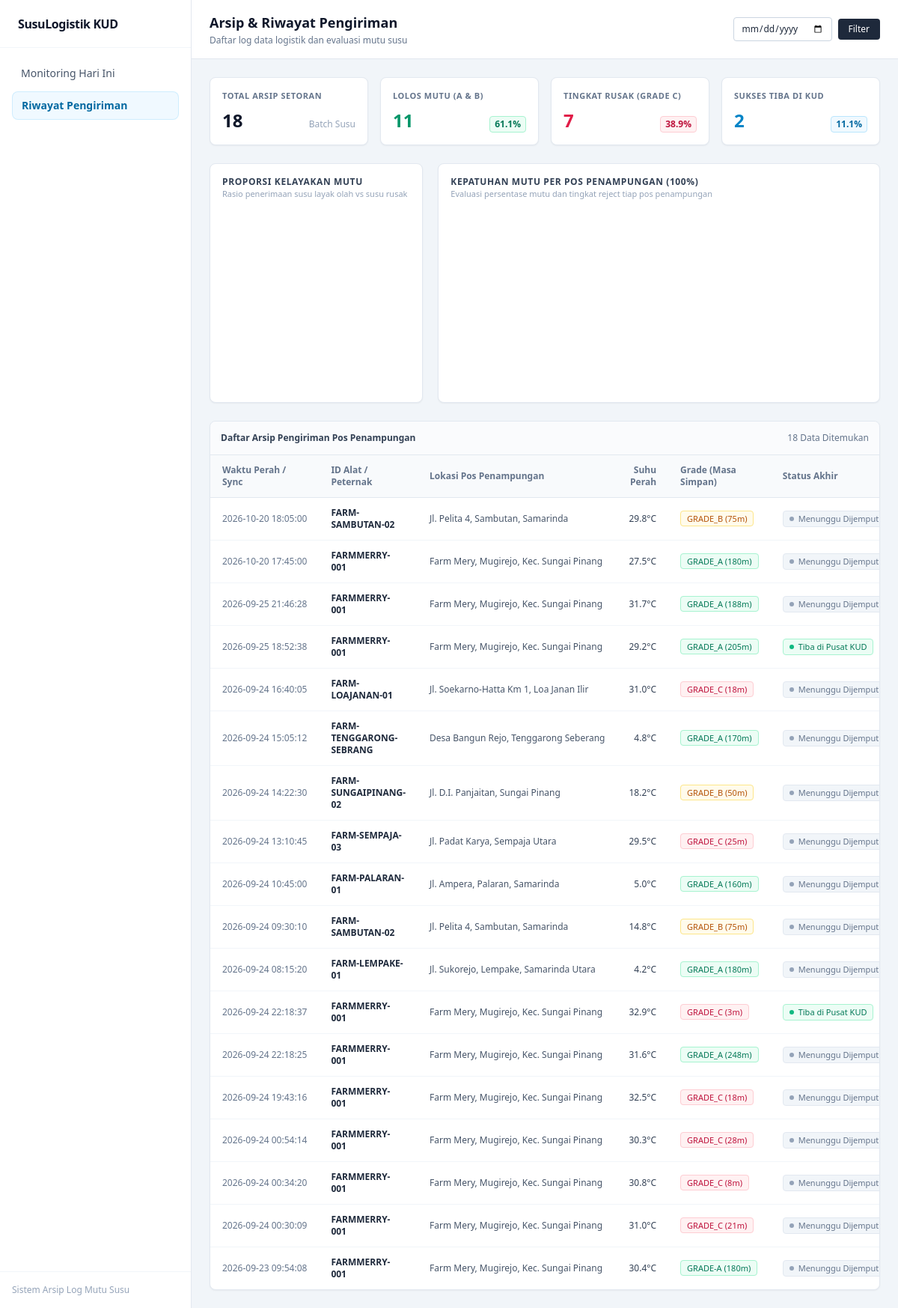
The app's page /history with its own data.
### tables this page shows
CREATE TABLE predictions (
                id INTEGER PRIMARY KEY AUTOINCREMENT,
                device_id TEXT NOT NULL,
                alamat TEXT NOT NULL,
                latitude REAL NOT NULL,
                longitude REAL NOT NULL,
                jarak_km REAL NOT NULL,
                jarak_tempuh_menit INTEGER NOT NULL,
                suhu REAL NOT NULL,
                grade TEXT NOT NULL,
                sisa_waktu_menit INTEGER NOT NULL,
                metode_pengiriman TEXT NOT NULL,
                created_at TIMESTAMP DEFAULT CURRENT_TIMESTAMP
            , status TEXT NOT NULL DEFAULT 'PROSES');

### main.py (the view)
@app.get("/history", response_class=HTMLResponse, summary="Halaman Riwayat Log")
async def history_page(request: Request, date_filter: Optional[str] = None):
    sekarang = datetime.datetime.now()
    tgl_hari_ini = sekarang.strftime("%Y-%m-%d")
    conn = sqlite3.connect(DB_FILE)
    conn.row_factory = sqlite3.Row
    c = conn.cursor()
    if date_filter:
        query = "SELECT * FROM predictions WHERE created_at LIKE ? ORDER BY id DESC"
        params = (f"{date_filter}%",)
    else:
        query = "SELECT * FROM predictions WHERE created_at < ? ORDER BY id DESC"
        params = (f"{tgl_hari_ini} 00:00:00",)
    c.execute(query, params)
    rows = c.fetchall()
    if not rows and not date_filter:
        c.execute("SELECT * FROM predictions ORDER BY id DESC")
        rows = c.fetchall()
    history_logs = [dict(row) for row in rows]
    conn.close()
    return templates.TemplateResponse(
        request=request,
        name="history.html",
        context={
            "history_logs": history_logs,
            "date_filter": date_filter or "",
            "active_menu": "history",
        },
    )

### templates/history.html (shortened to what this page needs)
<!DOCTYPE html>
<html lang="id">
<head>
    <script src="https://cdn.tailwindcss.com"></script>
    <link rel="stylesheet" href="/static/css/style.css">
</head>
<body class="bg-slate-100 text-slate-800 antialiased min-h-screen flex flex-col md:flex-row">
    <aside class="w-full md:w-64 bg-white border-b md:border-b-0 md:border-r border-slate-200 flex-shrink-0 flex flex-col justify-between">
        <div>
            <div class="h-16 flex items-center px-6 border-b border-slate-100">
                <span class="font-bold text-slate-900 tracking-tight text-base">SusuLogistik KUD</span>
            </div>
            <nav class="p-4 space-y-1.5">
                <a href="/" class="flex items-center px-3 py-2 text-sm font-medium rounded-lg text-slate-600 hover:bg-slate-50 transition-colors">
                    Monitoring Hari Ini
                </a>
                <a href="/history" class="flex items-center px-3 py-2 text-sm font-semibold rounded-lg bg-sky-50 text-sky-700 border border-sky-200/60">
                    Riwayat Pengiriman
                </a>
            </nav>
        </div>
        <div class="p-4 border-t border-slate-100 hidden md:block text-xs text-slate-400">
            Sistem Arsip Log Mutu Susu
        </div>
    </aside>
    <div class="flex-1 flex flex-col min-w-0 overflow-y-auto">
        <header class="bg-white border-b border-slate-200 px-6 py-4 flex flex-col sm:flex-row sm:items-center justify-between gap-4">
            <div>
                <h1 class="text-lg font-bold text-slate-900">Arsip & Riwayat Pengiriman</h1>
                <p class="text-xs text-slate-500 mt-0.5">Daftar log data logistik dan evaluasi mutu susu</p>
            </div>
            <form method="GET" action="/history" class="flex items-center gap-2">
                <input
                    type="date"
                    name="date_filter"
                    value="{{ date_filter }}"
                    class="text-xs border border-slate-300 rounded px-2.5 py-1.5 focus:outline-none focus:border-sky-500 bg-white"
                >
                <button
                    type="submit"
                    class="text-xs bg-slate-800 hover:bg-slate-900 text-white font-medium px-3.5 py-1.5 rounded transition-colors"
                >
                    Filter
                </button>
            </form>
        </header>
        <main class="p-4 sm:p-6 max-w-7xl w-full space-y-6">
            <div class="grid grid-cols-2 md:grid-cols-4 gap-4">
                <div class="bg-white rounded-lg border border-slate-200 shadow-sm p-4 flex flex-col justify-between">
                    <span class="text-[11px] font-semibold uppercase tracking-wider text-slate-500">Total Arsip Setoran</span>
                    <div class="mt-2 flex items-baseline justify-between">
                        <span class="text-2xl font-bold text-slate-900" id="kpiTotal">{{ history_logs|length }}</span>
                        <span class="text-xs text-slate-400 font-medium">Batch Susu</span>
                    </div>
                </div>
                <div class="bg-white rounded-lg border border-slate-200 shadow-sm p-4 flex flex-col justify-between">
                    <span class="text-[11px] font-semibold uppercase tracking-wider text-slate-500">Lolos Mutu (A & B)</span>
                    <div class="mt-2 flex items-baseline justify-between">
                        <span class="text-2xl font-bold text-emerald-600" id="kpiLolos">-</span>
                        <span class="text-xs font-semibold text-emerald-700 bg-emerald-50 border border-emerald-200 px-1.5 py-0.5 rounded" id="kpiLolosPct">-</span>
                    </div>
                </div>
                <div class="bg-white rounded-lg border border-slate-200 shadow-sm p-4 flex flex-col justify-between">
                    <span class="text-[11px] font-semibold uppercase tracking-wider text-slate-500">Tingkat Rusak (Grade C)</span>
                    <div class="mt-2 flex items-baseline justify-between">
                        <span class="text-2xl font-bold text-rose-600" id="kpiRusak">-</span>
                        <span class="text-xs font-semibold text-rose-700 bg-rose-50 border border-rose-200 px-1.5 py-0.5 rounded" id="kpiRusakPct">-</span>
                    </div>
                </div>
                <div class="bg-white rounded-lg border border-slate-200 shadow-sm p-4 flex flex-col justify-between">
                    <span class="text-[11px] font-semibold uppercase tracking-wider text-slate-500">Sukses Tiba di KUD</span>
                    <div class="mt-2 flex items-baseline justify-between">
                        <span class="text-2xl font-bold text-sky-600" id="kpiSelesai">-</span>
                        <span class="text-xs font-semibold text-sky-700 bg-sky-50 border border-sky-200 px-1.5 py-0.5 rounded" id="kpiSelesaiPct">-</span>
                    </div>
                </div>
            </div>
            <div class="grid grid-cols-1 lg:grid-cols-12 gap-5">
                <div class="lg:col-span-4 bg-white rounded-lg border border-slate-200 shadow-sm p-4 flex flex-col h-[320px]">
                    <div class="mb-2">
                        <h3 class="text-xs font-semibold uppercase tracking-wider text-slate-700">Proporsi Kelayakan Mutu</h3>
                        <p class="text-[11px] text-slate-400">Rasio penerimaan susu layak olah vs susu rusak</p>
                    </div>
                    <div class="relative flex-1 min-h-0 flex items-center justify-center">
                    </div>
                </div>
                <div class="lg:col-span-8 bg-white rounded-lg border border-slate-200 shadow-sm p-4 flex flex-col h-[320px]">
                    <div class="mb-2">
                        <h3 class="text-xs font-semibold uppercase tracking-wider text-slate-700">Kepatuhan Mutu per Pos Penampungan (100%)</h3>
                        <p class="text-[11px] text-slate-400">Evaluasi persentase mutu dan tingkat reject tiap pos penampungan</p>
                    </div>
                    <div class="relative flex-1 min-h-0">
                        <div id="farmGradeNormalizedChart" class="w-full h-full"></div>
                    </div>
                </div>
            </div>
            <div class="bg-white rounded-lg border border-slate-200 shadow-sm overflow-hidden">
                <div class="p-3.5 border-b border-slate-200 flex items-center justify-between bg-slate-50/70">
                    <span class="text-xs font-semibold text-slate-700">Daftar Arsip Pengiriman Pos Penampungan</span>
                    <span class="text-xs text-slate-500">{{ history_logs|length }} Data Ditemukan</span>
                </div>
                <div class="overflow-x-auto">
                    <table class="w-full border-collapse text-left text-xs min-w-[760px]">
                        <thead class="bg-slate-50 text-slate-500 font-semibold border-b border-slate-200">
                            <tr>
                                <th class="py-3 px-4">Waktu Perah / Sync</th>
                                <th class="py-3 px-4">ID Alat / Peternak</th>
                                <th class="py-3 px-4">Lokasi Pos Penampungan</th>
                                <th class="py-3 px-4 text-right">Suhu Perah</th>
                                <th class="py-3 px-4">Grade (Masa Simpan)</th>
                                <th class="py-3 px-4">Status Akhir</th>
                            </tr>
                        </thead>
                        <tbody class="divide-y divide-slate-100">
                            {% for log in history_logs %}
                            <tr class="hover:bg-slate-50 transition-colors">
                                <td class="py-3 px-4 text-slate-500 whitespace-nowrap">{{ log.created_at }}</td>
                                <td class="py-3 px-4 font-semibold text-slate-800">{{ log.device_id }}</td>
                                <td class="py-3 px-4 text-slate-600 max-w-xs truncate" title="{{ log.alamat }}">{{ log.alamat }}</td>
                                <td class="py-3 px-4 text-right font-medium text-slate-700 whitespace-nowrap">{{ "%.1f"|format(log.suhu) }}°C</td>
                                <td class="py-3 px-4 whitespace-nowrap">
                                    <span class="px-2 py-0.5 rounded border text-[11px] font-medium
                                        {% if 'C' in log.grade %} bg-rose-50 text-rose-700 border-rose-200
                                        {% elif 'B' in log.grade %} bg-amber-50 text-amber-700 border-amber-200
                                        {% else %} bg-emerald-50 text-emerald-700 border-emerald-200 {% endif %}">
                                        {{ log.grade }} ({{ log.sisa_waktu_menit }}m)
                                    </span>
                                </td>
                                <td class="py-3 px-4 whitespace-nowrap">
                                    {% if log.status == 'SELESAI' %}
                                    <span class="inline-flex items-center text-emerald-700 text-[11px] font-medium bg-emerald-50 px-2 py-0.5 rounded border border-emerald-200">
                                        <span class="h-1.5 w-1.5 rounded-full bg-emerald-500 mr-1.5"></span>Tiba di Pusat KUD
                                    </span>
                                    {% else %}
                                    <span class="inline-flex items-center text-slate-500 text-[11px] font-medium bg-slate-100 px-2 py-0.5 rounded border border-slate-200">
                                        <span class="h-1.5 w-1.5 rounded-full bg-slate-400 mr-1.5"></span>Menunggu Dijemput
                                    </span>
                                    {% endif %}
                                </td>
                            </tr>
                            {% else %}
                            <tr>
                                <td colspan="6" class="py-12 text-center text-slate-400">
                                    Tidak ada data riwayat pengiriman untuk rentang waktu ini.
                                </td>
                            </tr>
                            {% endfor %}
                        </tbody>
                    </table>
                </div>
            </div>
        </main>
    </div>
</body>
</html>

### records on screen
predictions: created_at "2026-10-20 18:05:00", device_id "FARM-SAMBUTAN-02", alamat "Jl. Pelita 4, Sambutan, Samarinda", suhu "29.8", grade "GRADE_B", sisa_waktu_menit "75", status "PROSES" (drawn)
predictions: created_at "2026-10-20 17:45:00", device_id "FARMMERRY-001", alamat "Farm Mery, Mugirejo, Kec. Sungai Pinang", suhu "27.5", grade "GRADE_A", sisa_waktu_menit "180", status "PROSES" (drawn)
predictions: created_at "2026-09-25 21:46:28", device_id "FARMMERRY-001", alamat "Farm Mery, Mugirejo, Kec. Sungai Pinang", suhu "31.7", grade "GRADE_A", sisa_waktu_menit "188", status "PROSES" (drawn)
predictions: created_at "2026-09-25 18:52:38", device_id "FARMMERRY-001", alamat "Farm Mery, Mugirejo, Kec. Sungai Pinang", suhu "29.2", grade "GRADE_A", sisa_waktu_menit "205", status "SELESAI" (drawn)
predictions: created_at "2026-09-24 16:40:05", device_id "FARM-LOAJANAN-01", alamat "Jl. Soekarno-Hatta Km 1, Loa Janan Ilir", suhu "31.0", grade "GRADE_C", sisa_waktu_menit "18", status "PROSES" (drawn)
predictions: created_at "2026-09-24 15:05:12", device_id "FARM-TENGGARONG-SEBRANG", alamat "Desa Bangun Rejo, Tenggarong Seberang", suhu "4.8", grade "GRADE_A", sisa_waktu_menit "170", status "PROSES" (drawn)
predictions: created_at "2026-09-24 14:22:30", device_id "FARM-SUNGAIPINANG-02", alamat "Jl. D.I. Panjaitan, Sungai Pinang", suhu "18.2", grade "GRADE_B", sisa_waktu_menit "50", status "PROSES" (drawn)
predictions: created_at "2026-09-24 13:10:45", device_id "FARM-SEMPAJA-03", alamat "Jl. Padat Karya, Sempaja Utara", suhu "29.5", grade "GRADE_C", sisa_waktu_menit "25", status "PROSES" (drawn)
predictions: created_at "2026-09-24 10:45:00", device_id "FARM-PALARAN-01", alamat "Jl. Ampera, Palaran, Samarinda", suhu "5.0", grade "GRADE_A", sisa_waktu_menit "160", status "PROSES" (drawn)
predictions: created_at "2026-09-24 09:30:10", device_id "FARM-SAMBUTAN-02", alamat "Jl. Pelita 4, Sambutan, Samarinda", suhu "14.8", grade "GRADE_B", sisa_waktu_menit "75", status "PROSES" (drawn)
predictions: created_at "2026-09-24 08:15:20", device_id "FARM-LEMPAKE-01", alamat "Jl. Sukorejo, Lempake, Samarinda Utara", suhu "4.2", grade "GRADE_A", sisa_waktu_menit "180", status "PROSES" (drawn)
predictions: created_at "2026-09-24 22:18:37", device_id "FARMMERRY-001", alamat "Farm Mery, Mugirejo, Kec. Sungai Pinang", suhu "32.9", grade "GRADE_C", sisa_waktu_menit "3", status "SELESAI" (drawn)
predictions: created_at "2026-09-24 22:18:25", device_id "FARMMERRY-001", alamat "Farm Mery, Mugirejo, Kec. Sungai Pinang", suhu "31.6", grade "GRADE_A", sisa_waktu_menit "248", status "PROSES" (drawn)
predictions: created_at "2026-09-24 19:43:16", device_id "FARMMERRY-001", alamat "Farm Mery, Mugirejo, Kec. Sungai Pinang", suhu "32.5", grade "GRADE_C", sisa_waktu_menit "18", status "PROSES" (drawn)
predictions: created_at "2026-09-24 00:54:14", device_id "FARMMERRY-001", alamat "Farm Mery, Mugirejo, Kec. Sungai Pinang", suhu "30.3", grade "GRADE_C", sisa_waktu_menit "28", status "PROSES" (drawn)
predictions: created_at "2026-09-24 00:34:20", device_id "FARMMERRY-001", alamat "Farm Mery, Mugirejo, Kec. Sungai Pinang", suhu "30.8", grade "GRADE_C", sisa_waktu_menit "8", status "PROSES" (drawn)
predictions: created_at "2026-09-24 00:30:09", device_id "FARMMERRY-001", alamat "Farm Mery, Mugirejo, Kec. Sungai Pinang", suhu "31.0", grade "GRADE_C", sisa_waktu_menit "21", status "PROSES" (drawn)
predictions: created_at "2026-09-23 09:54:08", device_id "FARMMERRY-001", alamat "Farm Mery, Mugirejo, Kec. Sungai Pinang", suhu "30.4", grade "GRADE-A", sisa_waktu_menit "180", status "PROSES" (drawn)

### other values on screen
{{ history_logs|length }} "18"
